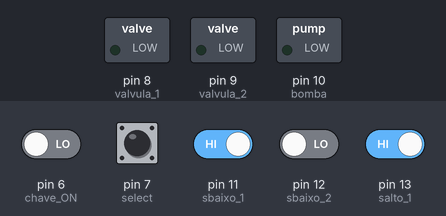
Simulated run of this sketch. Board: Arduino Uno, built with avr-gcc and run on an emulated ATmega328P. Shown: switched loads named in the sketch (green lamp = pin HIGH). Inputs (shaded band) come from the test bench; at power-on: pin 11 (sbaixo_1), pin 13 (salto_1) HIGH, pin 6 (chave_ON), pin 7 (select), pin 12 (sbaixo_2) LOW.

Above: at 1.2 s.
1.3 s: pin 6 (chave_ON) driven HIGH
At 1.6 s:
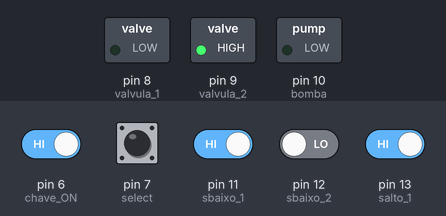
2.8 s: pin 7 (select) pulled HIGH for 0.15 s
At 2.87 s:
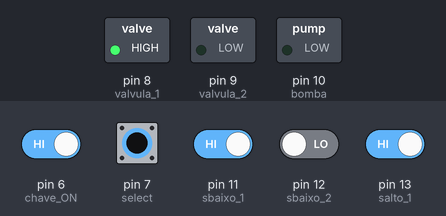
4.4 s: pin 6 (chave_ON) driven LOW
At 5.2 s:
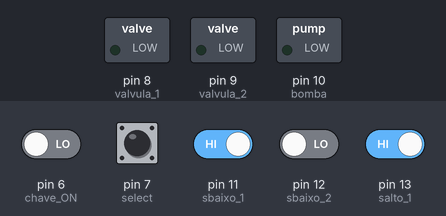
5.9 s: pin 6 (chave_ON) driven HIGH and pin 7 (select) driven HIGH and pin 11 (sbaixo_1) driven LOW and pin 12 (sbaixo_2) driven HIGH and pin 13 (salto_1) driven LOW
At 6.3 s:
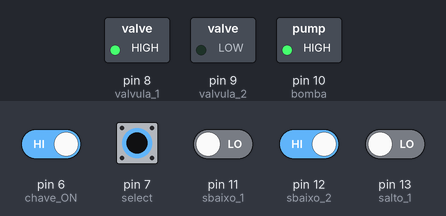
7.4 s: pin 7 (select) driven LOW
At 8.6 s:
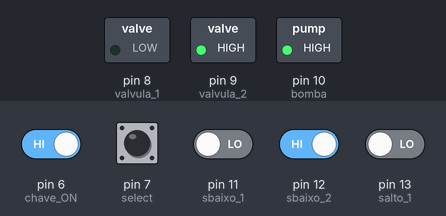
8.9 s: pin 6 (chave_ON) driven LOW
At 9.8 s:
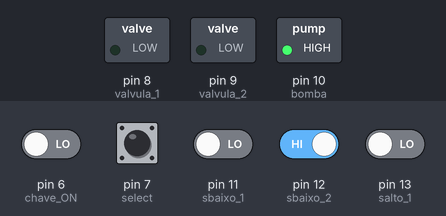
Timing chart, 0 to 11.4 s (numbered marks = the images above; inputs shaded):
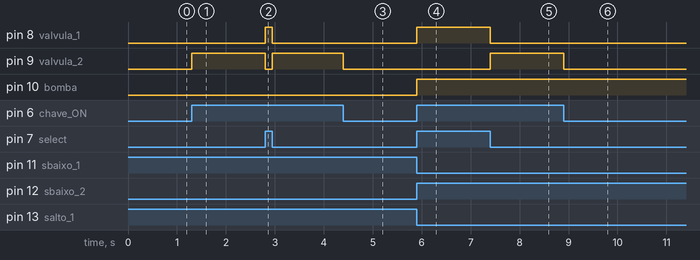

Measured:
- after the input at 1.3 s, pin 9 (valvula_2): LOW → HIGH at once
- after the input at 2.8 s, pin 8 (valvula_1): LOW → HIGH at once, → LOW 0.15 s later; pin 9 (valvula_2): HIGH → LOW at once, → HIGH 0.15 s later
- after the input at 4.4 s, pin 9 (valvula_2): HIGH → LOW at once
- after the input at 5.9 s, pin 8 (valvula_1), pin 10 (bomba): LOW → HIGH at once
- after the input at 7.4 s, pin 8 (valvula_1): HIGH → LOW at once; pin 9 (valvula_2): LOW → HIGH at once
- after the input at 8.9 s, pin 9 (valvula_2): HIGH → LOW at once

The sketch:

LAVA_JATO_V1.ino
```cpp
//#include <LiquidCrystal.h>

//Definição dos pinos de controle e de envio de dados para o display:
//LiquidCrystal lcd(12, 11, 5, 4, 3, 2);

//Definição dos sensores de nível e de suas variáveis de estado:
const int chave_ON = 6;
const int select = 7;
int est_chave_ON = 0;
int est_select = 0;
bool flag = 0;

//Definição das válvula e da bomba:
const int valvula_1 = 8;
const int valvula_2 = 9;
const int bomba = 10;
const int sbaixo_1 = 11;
const int sbaixo_2 = 12;
const int salto_1 = 13;

//Definição de flags de controle do fluxo do software:
int flag_0 = 0;
int flag_1 = 0;
int flag_2 = 0;

//Definição de status dos sesnsores do software:
int est_sbaixo_1 = 0;
int est_sbaixo_2 = 0;
int est_salto_1 = 0;

void setup(){

//Definição das entradas:
  pinMode(chave_ON, INPUT);
  pinMode(select, INPUT);
  pinMode(sbaixo_1, INPUT);
  pinMode(sbaixo_2, INPUT);
  pinMode(salto_1, INPUT); //Conferir entrada

//Definição das saídas:
  pinMode(valvula_1, OUTPUT);
  pinMode(valvula_2, OUTPUT);
  pinMode(bomba,     OUTPUT);

//Inicialização das saídas:
  digitalWrite(valvula_1, LOW);
  digitalWrite(valvula_2, LOW);
  digitalWrite(bomba, LOW);

//Configuração do número de colunas e linhas do display LCD:
// lcd.begin(16, 2);
}

void loop(){

//Leitura das chaves de controle do sistema:
  est_chave_ON = digitalRead(chave_ON);
  est_select = digitalRead(select);
  est_sbaixo_1 = digitalRead(sbaixo_1);
  est_sbaixo_2 = digitalRead(sbaixo_2);
  est_salto_1 = digitalRead(salto_1);

   if(est_chave_ON==1 && est_select==1){
    digitalWrite(valvula_1, HIGH);
    digitalWrite(valvula_2, LOW);
   }
   else if(est_chave_ON==1 && est_select==0){
    digitalWrite(valvula_1, LOW);
    digitalWrite(valvula_2, HIGH);
   }
   else if(est_chave_ON==0){
    digitalWrite(valvula_1, LOW);
    digitalWrite(valvula_2, LOW);
   }

   if(est_sbaixo_1==0 || flag == 1){
     if(est_sbaixo_2==1 && est_salto_1==0){
       flag = 1;
       digitalWrite(bomba, HIGH);
     }
     else{
       flag = 0;
       digitalWrite(bomba, LOW);
      }
    }
 }
```
